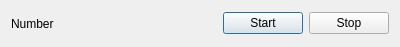
<?xml version="1.0" encoding="UTF-8"?>
<ui version="4.0">
 <class>Dialog</class>
 <widget class="QDialog" name="Dialog">
  <property name="geometry">
   <rect>
    <x>0</x>
    <y>0</y>
    <width>400</width>
    <height>47</height>
   </rect>
  </property>
  <property name="windowTitle">
   <string>Dialog</string>
  </property>
  <layout class="QHBoxLayout" name="horizontalLayout">
   <item>
    <widget class="QLabel" name="label">
     <property name="text">
      <string>Number</string>
     </property>
    </widget>
   </item>
   <item>
    <spacer name="horizontalSpacer">
     <property name="orientation">
      <enum>Qt::Horizontal</enum>
     </property>
     <property name="sizeHint" stdset="0">
      <size>
       <width>167</width>
       <height>20</height>
      </size>
     </property>
    </spacer>
   </item>
   <item>
    <widget class="QPushButton" name="pushButton">
     <property name="text">
      <string>Start</string>
     </property>
    </widget>
   </item>
   <item>
    <widget class="QPushButton" name="pushButton_2">
     <property name="text">
      <string>Stop</string>
     </property>
    </widget>
   </item>
  </layout>
 </widget>
 <layoutdefault spacing="6" margin="11"/>
 <resources/>
 <connections/>
</ui>
